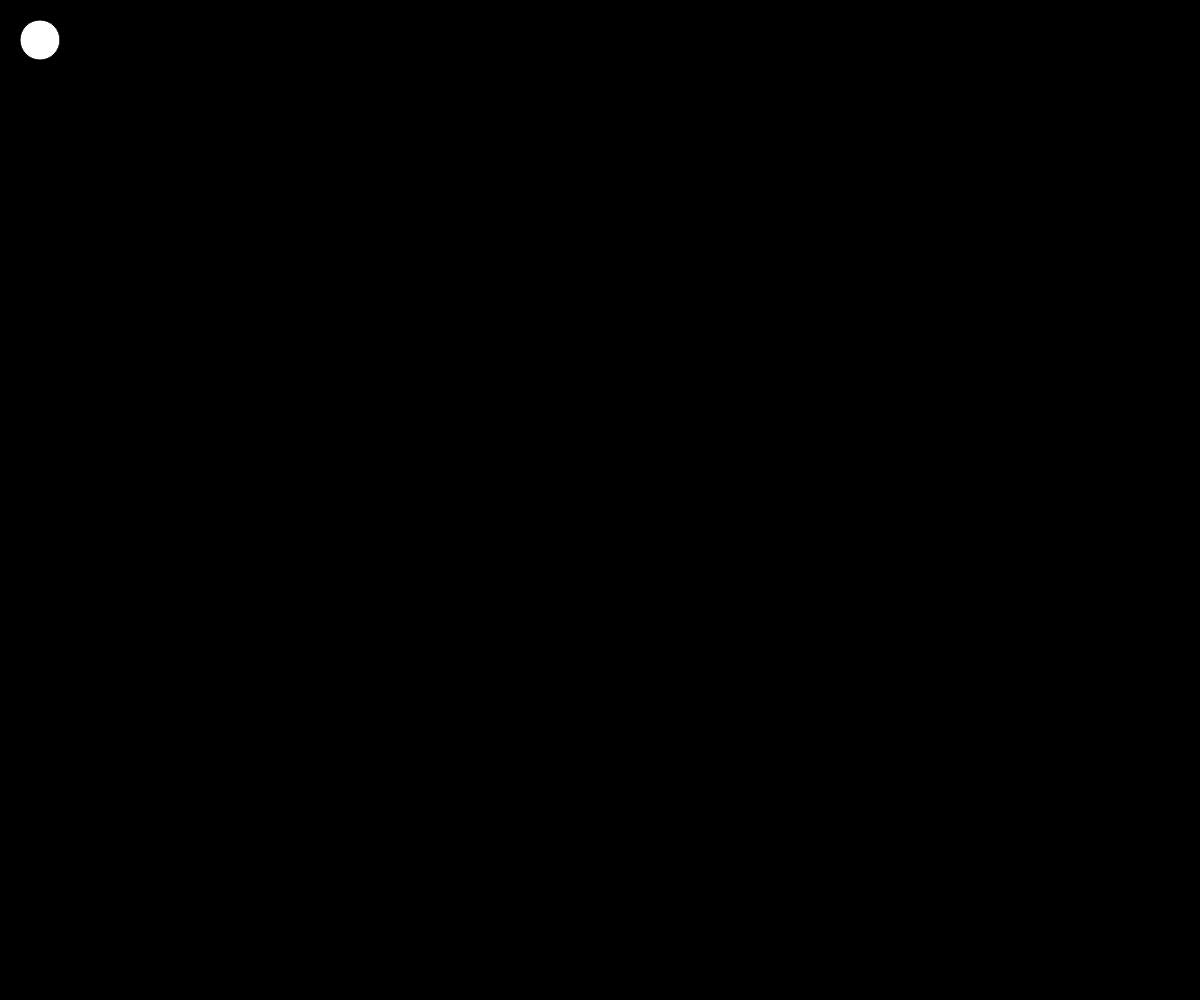
Frame 1 (no input)
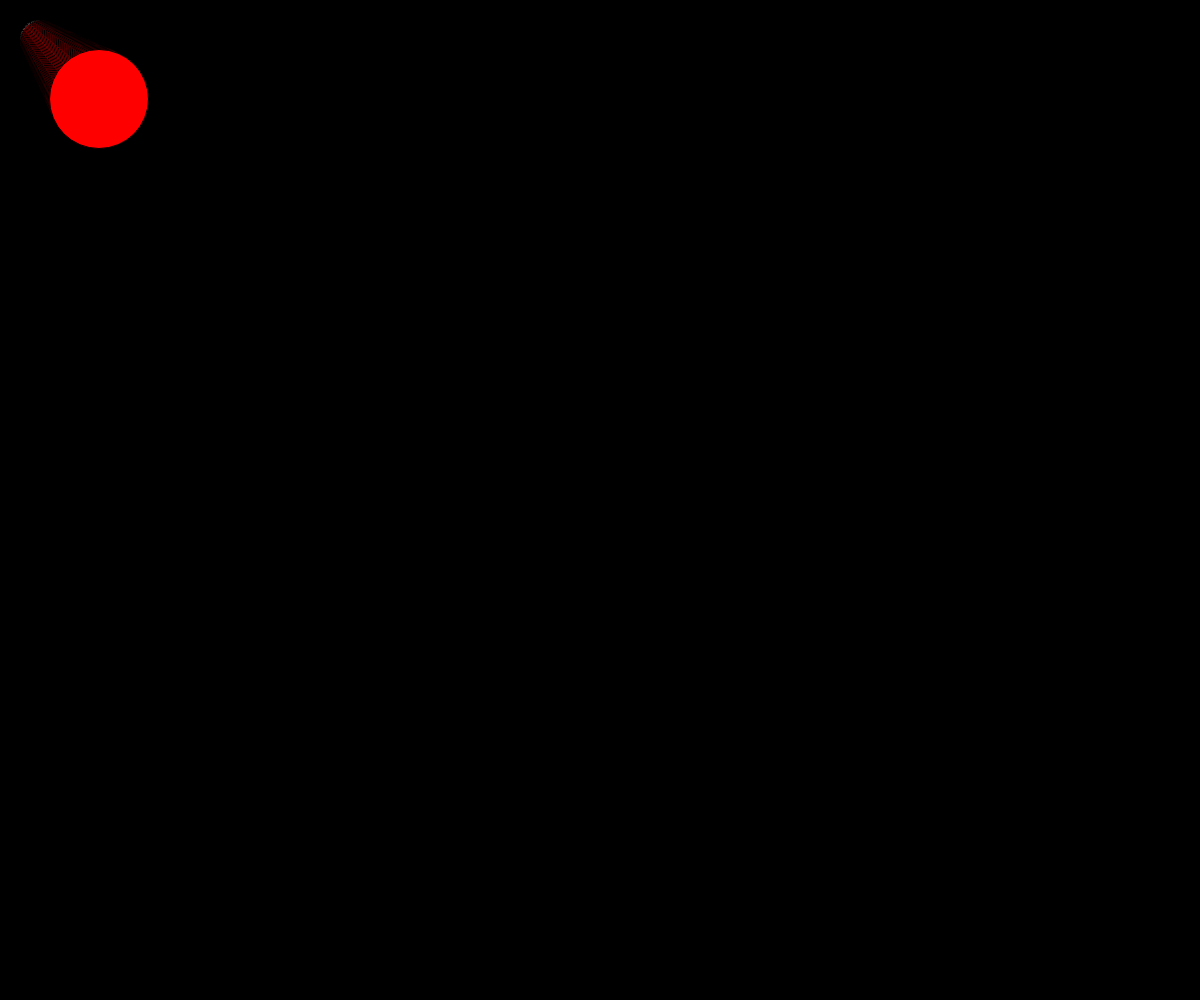
Frame 60 (no input)
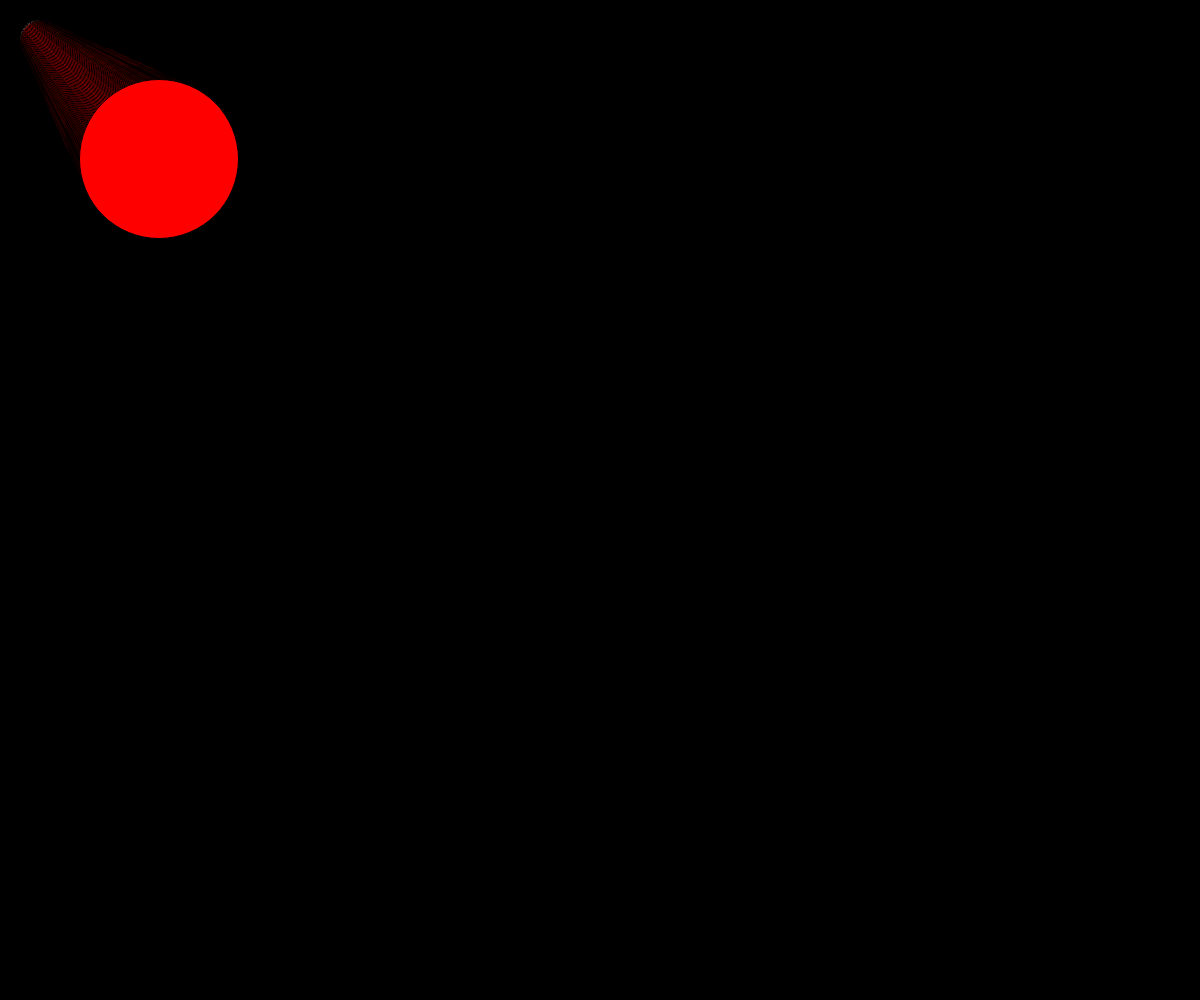
Frame 120 (the mouse pressed at the canvas centre since frame 60)

The p5.js sketch that drew these frames (run headless with seeded random() and noise() and a simulated clock; from frame 60 on, the mouse is pressed at the canvas centre):

// p5.js sketch
// ── sketch.js
function setup() {
  var cnv = createCanvas(windowWidth, windowHeight);
  cnv.style('display', 'block');
  background(0, 0, 0);
}
let=posX=40;
let=posY=40;
function draw(){
circle(posY,posY,posX);
fill(255,0,0)
posY = posY+1;
  if(posY==windowWidth){
    posY=40
  }
posX = posX+1;
  if(posX==windowWidth){
    posX=40
  }
}
